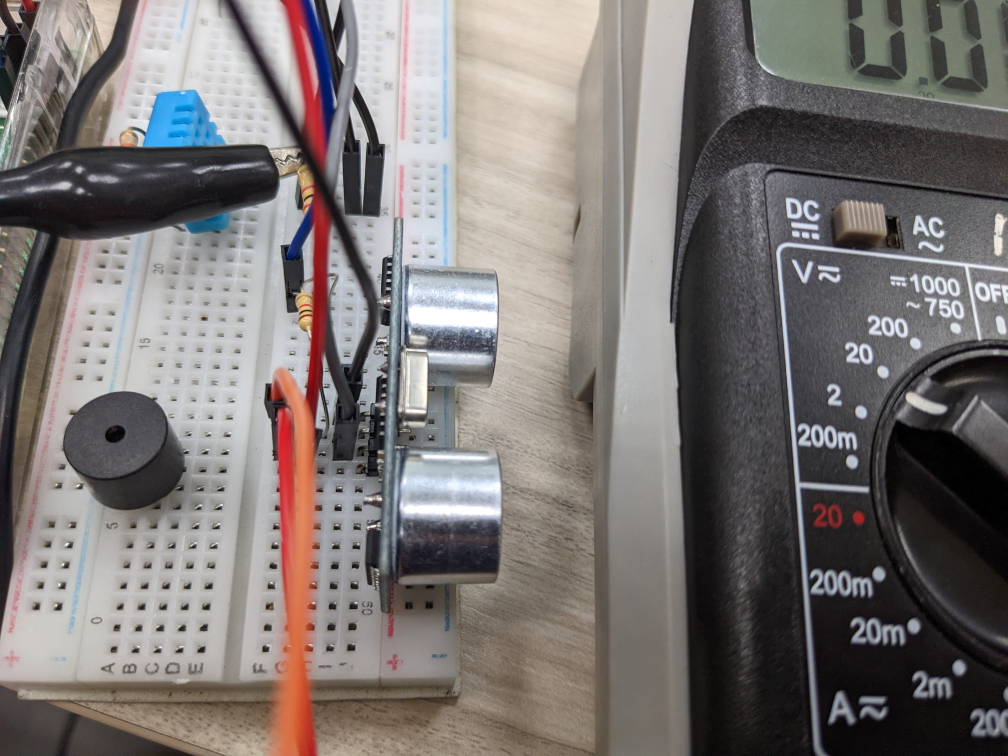
#> input picture Software/Components/HC-SR04/HC-SR04-1.3.jpg, 4032 x 3024 px, given in place of the camera (shown at 1/4 size)
$ python color_detector.py
#> lines starting #> are read from the running program, lines starting #| are printed output that depends on the picture; after the words box and inside, x2 and y2 are one past the last pixel; in counts of white or black regions, pixels touching at a corner belong together
# Python code for Multiple Color Detection
import numpy as np
import cv2


# Capturing video through webcam
webcam = cv2.VideoCapture(0)

# Start a while loop
while(1):

    # Reading the video from the
    # webcam in image frames
    _, imageFrame = webcam.read()
#> imageFrame is the input picture: shape (3024, 4032, 3); mean B, G, R 115.3, 116.9, 122.4

    # Convert the imageFrame in
    # BGR(RGB color space) to
    # HSV(hue-saturation-value)
    # color space
    hsvFrame = cv2.cvtColor(imageFrame, cv2.COLOR_BGR2HSV)
#> hsvFrame: shape (3024, 4032, 3); mean H, S, V 70.1, 30.7, 125.9

    # Set range for red color and
    # define mask
    red_lower = np.array([160, 20, 70], np.uint8)
    red_upper = np.array([190, 255, 255], np.uint8)
    red_mask = cv2.inRange(hsvFrame, red_lower, red_upper)
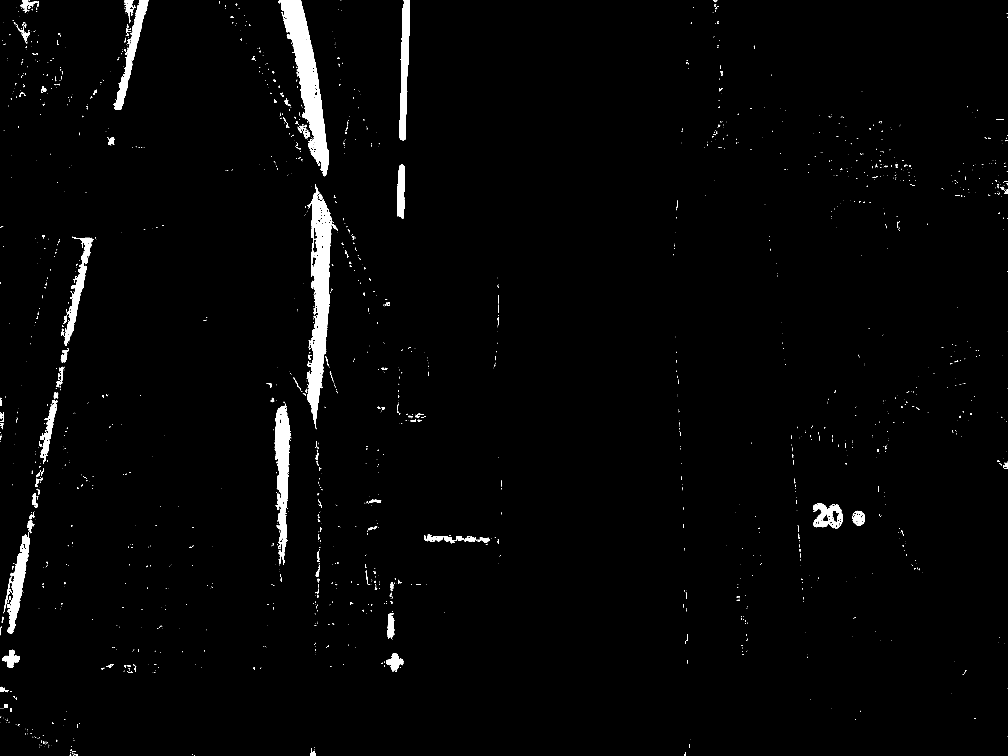
#> red_mask: shape (3024, 4032) (shown at 1/4 size); 1.9% white; 2257 white regions (1946 under 20 px), largest, box (x1, y1, x2, y2) and area: (1113, 0, 1315, 705) 46489, (1227, 736, 1329, 1717) 46108, (1099, 1622, 1162, 2260) 22139
    red_mask = cv2.erode(red_mask, None, iterations=2)
#> red_mask: shape (3024, 4032); 1.2% white; 239 white regions (154 under 20 px), largest, box (x1, y1, x2, y2) and area: (1119, 0, 1313, 697) 38568, (1232, 773, 1323, 1694) 33502, (1102, 1627, 1159, 2223) 16512
    red_mask = cv2.dilate(red_mask, None, iterations=2)
#> red_mask: shape (3024, 4032); 1.6% white; 168 white regions, largest, box (x1, y1, x2, y2) and area: (1115, 0, 1315, 699) 44732, (1230, 761, 1327, 1696) 42398, (1100, 1625, 1161, 2225) 20633
    # Set range for green color and
    # define mask
    green_lower = np.array([25, 52, 72], np.uint8)
    green_upper = np.array([102, 255, 255], np.uint8)
    green_mask = cv2.inRange(hsvFrame, green_lower, green_upper)
#> green_mask: shape (3024, 4032); 0.55% white; 465 white regions (392 under 20 px), largest, box (x1, y1, x2, y2) and area: (572, 358, 904, 591) 48141, (735, 848, 924, 935) 9512, (1777, 1608, 1794, 1721) 1264
    green_mask = cv2.erode(green_mask, None, iterations=2)
#> green_mask: shape (3024, 4032); 0.41% white; 59 white regions (36 under 20 px), largest, box (x1, y1, x2, y2) and area: (592, 363, 853, 589) 38250, (740, 851, 920, 933) 8204, (837, 488, 862, 532) 463
    green_mask = cv2.dilate(green_mask, None, iterations=2)
#> green_mask: shape (3024, 4032); 0.49% white; 36 white regions, largest, box (x1, y1, x2, y2) and area: (585, 361, 896, 591) 44925, (738, 849, 922, 935) 9352, (1777, 1609, 1792, 1706) 937

    # Set range for blue color and
    # define mask
    blue_lower = np.array([101, 50, 38], np.uint8)
    blue_upper = np.array([110, 255, 255], np.uint8)
    blue_mask = cv2.inRange(hsvFrame, blue_lower, blue_upper)
#> blue_mask: shape (3024, 4032); 0.87% white; 1101 white regions (933 under 20 px), largest, box (x1, y1, x2, y2) and area: (535, 358, 905, 593) 55264, (1771, 657, 1792, 1066) 6813, (1583, 1058, 1609, 1475) 4145
    blue_mask = cv2.erode(blue_mask, None, iterations=2)
#> blue_mask: shape (3024, 4032); 0.57% white; 135 white regions (81 under 20 px), largest, box (x1, y1, x2, y2) and area: (568, 360, 902, 590) 50748, (1773, 659, 1790, 1063) 4947, (1774, 321, 1787, 550) 2305
    blue_mask = cv2.dilate(blue_mask, None, iterations=2)
#> blue_mask: shape (3024, 4032); 0.75% white; 111 white regions (1 under 20 px), largest, box (x1, y1, x2, y2) and area: (566, 358, 904, 592) 54680, (1771, 657, 1792, 1065) 6775, (1584, 1062, 1609, 1443) 3741
    # Morphological Transform, Dilation
    # for each color and bitwise_and operator
    # between imageFrame and mask determines
    # to detect only that particular color
    kernal = np.ones((5, 5), "uint8")

    # For red color
    red_mask = cv2.dilate(red_mask, kernal)
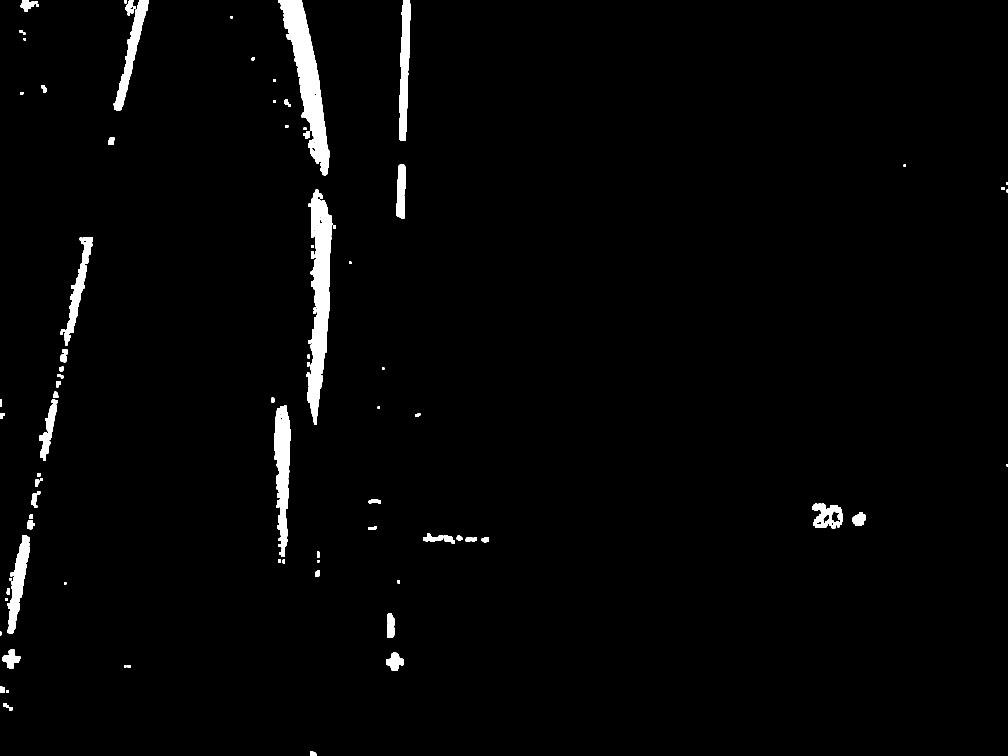
#> red_mask: shape (3024, 4032) (shown at 1/4 size); 2% white; 94 white regions, largest, box (x1, y1, x2, y2) and area: (1226, 759, 1329, 1698) 50749, (1113, 0, 1317, 701) 50574, (1098, 1623, 1163, 2227) 24745
    res_red = cv2.bitwise_and(imageFrame, imageFrame,
                              mask = red_mask)
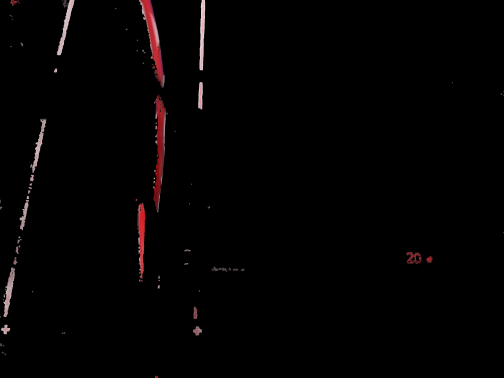
#> res_red: shape (3024, 4032, 3) (shown at 1/8 size); mean B, G, R 2, 1.9, 3.3

    # For green color
    green_mask = cv2.dilate(green_mask, kernal)
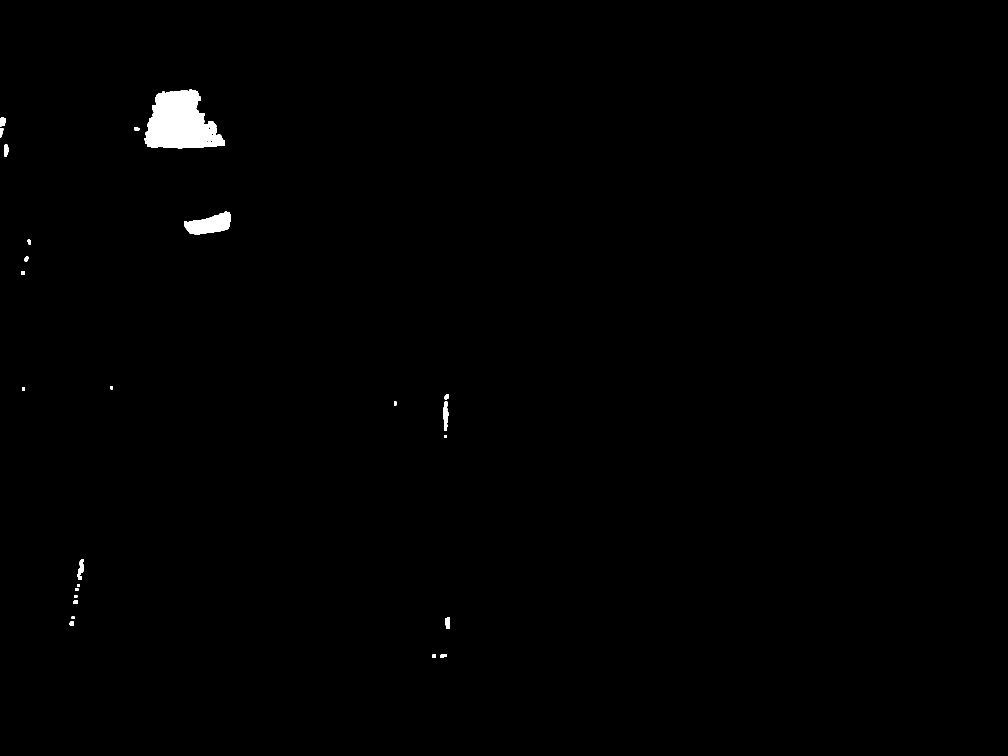
#> green_mask: shape (3024, 4032) (shown at 1/4 size); 0.57% white; 26 white regions, largest, box (x1, y1, x2, y2) and area: (578, 359, 898, 593) 51210, (736, 847, 924, 937) 10513, (1775, 1607, 1794, 1722) 1611
    res_green = cv2.bitwise_and(imageFrame, imageFrame,
                                mask = green_mask)

    # For blue color
    blue_mask = cv2.dilate(blue_mask, kernal)
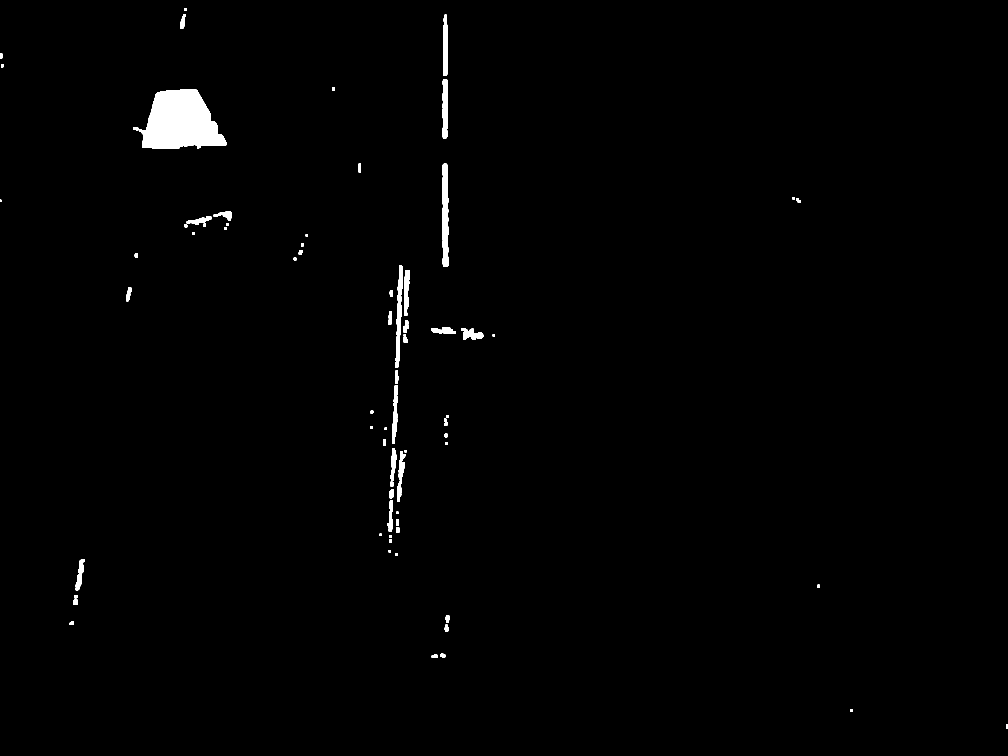
#> blue_mask: shape (3024, 4032) (shown at 1/4 size); 0.94% white; 82 white regions
    res_blue = cv2.bitwise_and(imageFrame, imageFrame,
                               mask = blue_mask)

    # Creating contour to track red color
    contours, hierarchy = cv2.findContours(red_mask,
                                           cv2.RETR_TREE,
                                           cv2.CHAIN_APPROX_SIMPLE)
#> contours = 129 contours, 19 with area under 20; largest, box (x1, y1, x2, y2) and area: (1226, 759, 1329, 1698) 49809, (1113, 0, 1317, 701) 49720, (1098, 1623, 1163, 2227) 24192, (1596, 0, 1641, 562) 16444, (455, 0, 595, 442) 15014

    for pic, contour in enumerate(contours):
        area = cv2.contourArea(contour)
        if(area > 50000):
            x, y, w, h = cv2.boundingRect(contour)
            imageFrame = cv2.rectangle(imageFrame, (x, y),
                                       (x + w, y + h),
                                       (0, 0, 255), 2)

            cv2.putText(imageFrame, "Red Colour, Target :Green ", (x, y),
                        cv2.FONT_HERSHEY_SIMPLEX, 1.0,
                        (0, 0, 255))
#> this loop made 129 passes
#> area on passes 1, 2, 3, 5, 7, 8, 9, 11: 343.5, 118.5, 205.5, 357, 98, 2937, 2835, 2336


    # Creating contour to track green color
    contours, hierarchy = cv2.findContours(green_mask,
                                           cv2.RETR_TREE,
                                           cv2.CHAIN_APPROX_SIMPLE)
#> contours = 41 contours, 8 with area under 20; largest, box (x1, y1, x2, y2) and area: (578, 359, 898, 593) 50896, (736, 847, 924, 937) 10272, (1775, 1607, 1794, 1722) 1480, (310, 2238, 334, 2320) 1030, (1780, 2470, 1800, 2515) 679

    for pic, contour in enumerate(contours):
        area = cv2.contourArea(contour)
        if(area > 50000):
            x, y, w, h = cv2.boundingRect(contour)
            imageFrame = cv2.rectangle(imageFrame, (x, y),
                                       (x + w, y + h),
                                       (0, 255, 0), 2)

            cv2.putText(imageFrame, "Green Colour", (x, y),
                        cv2.FONT_HERSHEY_SIMPLEX,
                        1.0, (0, 255, 0))
#> this loop made 41 passes
#> (area, x, y, w, h) on pass 26: (50895.5, 578, 359, 320, 234)

    # Creating contour to track blue color
    contours, hierarchy = cv2.findContours(blue_mask,
                                           cv2.RETR_TREE,
                                           cv2.CHAIN_APPROX_SIMPLE)
#> contours = 86 contours, 2 with area under 20; largest, box (x1, y1, x2, y2) and area: (557, 356, 906, 594) 57488, (1769, 655, 1794, 1067) 8200, (1582, 1060, 1611, 1445) 5150, (1770, 317, 1791, 554) 4190, (1772, 59, 1791, 304) 3452
    for pic, contour in enumerate(contours):
        area = cv2.contourArea(contour)
        if(area > 50000):
            x, y, w, h = cv2.boundingRect(contour)
            imageFrame = cv2.rectangle(imageFrame, (x, y),
                                       (x + w, y + h),
                                       (255, 0, 0), 2)

            cv2.putText(imageFrame, "Blue Colour, Target: Yellow", (x, y),
                        cv2.FONT_HERSHEY_SIMPLEX,
                        1.0, (255, 0, 0))
#> this loop made 86 passes
#> (area, x, y, w, h) on pass 75: (57487.5, 557, 356, 349, 238)

    DHT11 = 100
    left_pedding = 12
    right_pedding = 12
    cv2.putText(imageFrame ,"Temperature: " + str(DHT11) , (100,50),
                        cv2.FONT_HERSHEY_SIMPLEX,
                        1.0, (255, 255, 255),5)
    cv2.putText(imageFrame ,"L Distance: " + str(left_pedding) , (100,100),
                        cv2.FONT_HERSHEY_SIMPLEX,
                        1.0, (255, 255, 255),5)
    cv2.putText(imageFrame ,"R Distance: " + str(right_pedding) , (100,150),
                        cv2.FONT_HERSHEY_SIMPLEX,
                        1.0, (255, 255, 255),5)

    # Program Termination
    cv2.imshow("Multiple Color Detection in Real-TIme", imageFrame)
    if cv2.waitKey(10) & 0xFF == ord('q'):
#> (key q is pressed here)
#> (the run stopped early here; a loop or call above may not have finished)

$ run again, on Software/Components/HC-SR04/HC-SR04-2.3.jpg
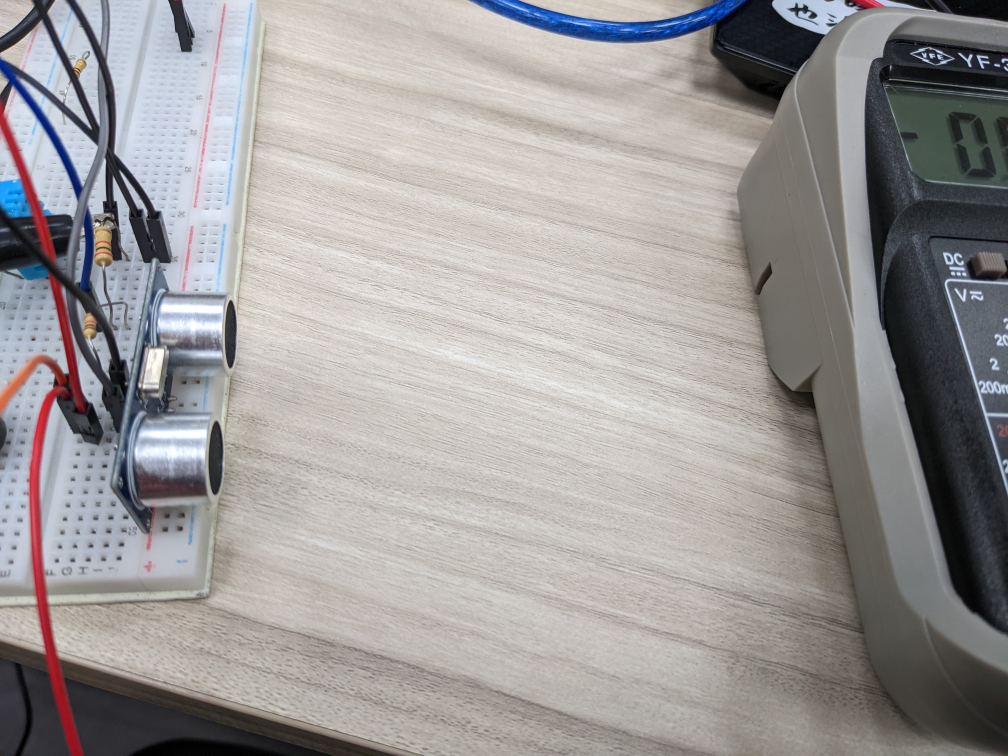
#> input picture Software/Components/HC-SR04/HC-SR04-2.3.jpg, 4032 x 3024 px, given in place of the camera (shown at 1/4 size)
#> imageFrame is the input picture: shape (3024, 4032, 3); mean B, G, R 153.2, 154, 156.9
#> hsvFrame: shape (3024, 4032, 3); mean H, S, V 47, 26.2, 162.2
#> `red_mask = cv2.inRange(hsvFrame, red_lower, red_upper)`:
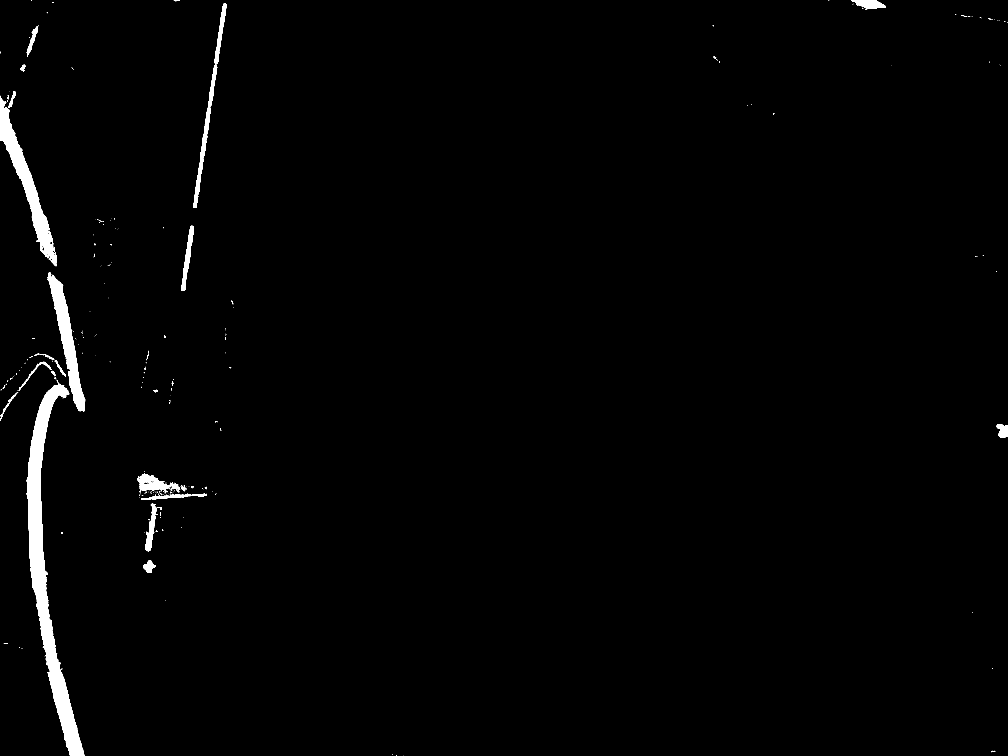
#> red_mask: shape (3024, 4032) (shown at 1/4 size); 1.4% white; 377 white regions (328 under 20 px), largest, box (x1, y1, x2, y2) and area: (106, 1528, 338, 3024) 78408, (0, 383, 227, 1065) 30206, (190, 1088, 341, 1648) 23159
#> `blue_mask = cv2.dilate(blue_mask, kernal)`:
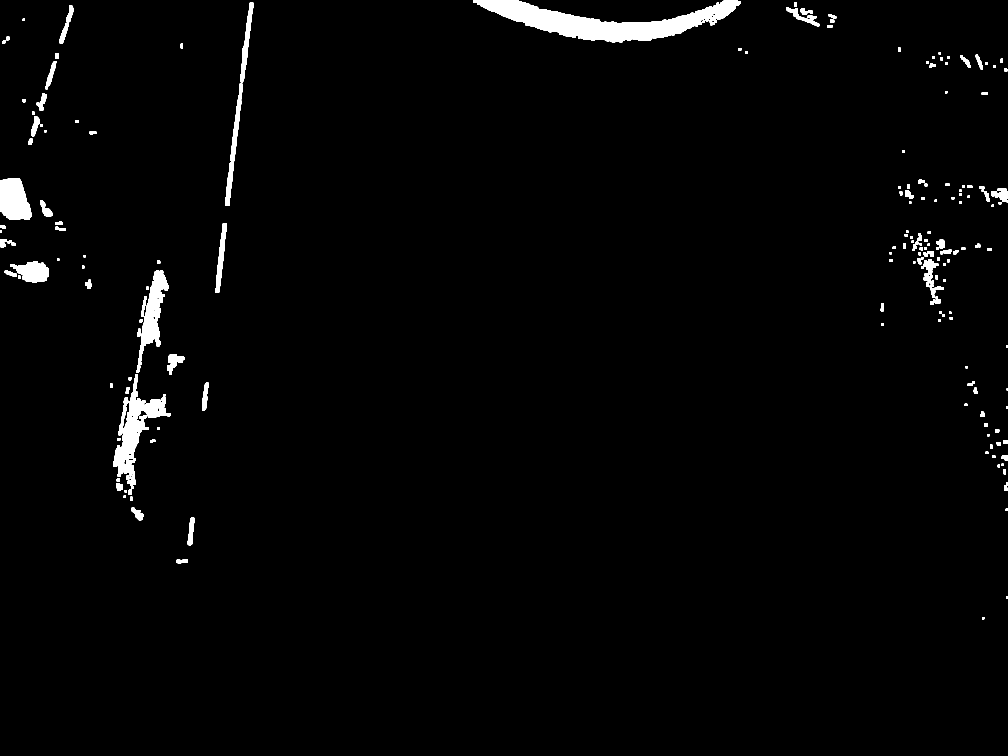
#> blue_mask: shape (3024, 4032) (shown at 1/4 size); 1.8% white; 216 white regions
#> `contours, hierarchy = cv2.findContours(red_mask, cv2.RETR_TREE, cv2.CH..`: contours = 34 contours, 1 with area under 20; largest, box (x1, y1, x2, y2) and area: (105, 1536, 338, 3024) 83818, (0, 364, 228, 1062) 33572, (189, 1088, 341, 1647) 25218, (771, 11, 907, 834) 14526, (549, 1894, 720, 1964) 5973
#> the loop `for pic, contour in enumerate(contours):` made 34 passes
#> (area, x, y, w, h) on pass 15: (83817.5, 105, 1536, 233, 1488)
#> `contours, hierarchy = cv2.findContours(green_mask, cv2.RETR_TREE, cv2...`: contours = 17 contours, 7 with area under 20; largest, box (x1, y1, x2, y2) and area: (0, 721, 119, 872) 11924, (70, 1050, 192, 1125) 6010, (762, 2062, 775, 2094) 317, (821, 1528, 833, 1548) 170, (482, 1794, 492, 1804) 81
#> the loop `for pic, contour in enumerate(contours):` made 17 passes
#> area on passes 1, 5, 6, 7, 12, 13: 317, 170, 6009.5, 11924, 49, 36.5
#> `contours, hierarchy = cv2.findContours(blue_mask, cv2.RETR_TREE, cv2.C..`: contours = 263 contours, 28 with area under 20; largest, box (x1, y1, x2, y2) and area: (1893, 0, 2962, 169) 70796, (453, 1498, 682, 1907) 26110, (557, 1080, 674, 1426) 16668, (0, 713, 126, 880) 16388, (40, 1046, 195, 1130) 8108
#> the loop `for pic, contour in enumerate(contours):` made 263 passes
#> (area, x, y, w, h) on pass 253: (70796.5, 1893, 0, 1069, 169)
